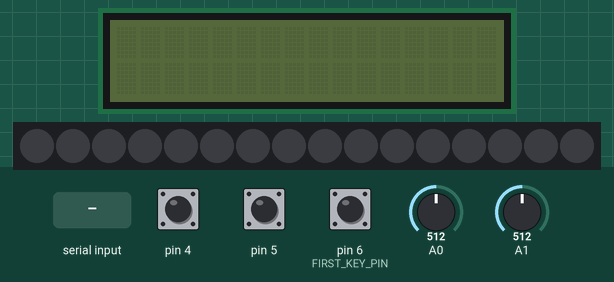
The sketch below on a simulated Arduino Uno, built with avr-gcc and run on an emulated ATmega328P. On the bench: 16×2 character LCD, 16 RGB LEDs in strip order, left to right. Inputs (shaded band) come from the test bench; at power-on: pin 4 HIGH, pin 5 HIGH, pin 6 (FIRST_KEY_PIN) HIGH, A0 = 512, A1 = 512. Dim RGB values are drawn brighter than linear; colours are those a GRB WS2812 strip shows for the declared byte order; what the sketch prints to the serial monitor is not drawn.

Above: at 0.9 s.
1.0 s: "90,45\n" received over Serial
At 2.2 s:
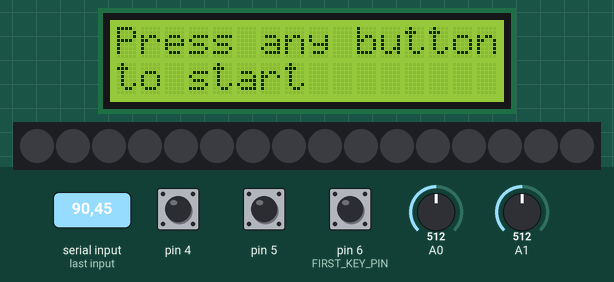
2.5 s: pin 4 pulled LOW for 0.15 s
At 4.2 s:
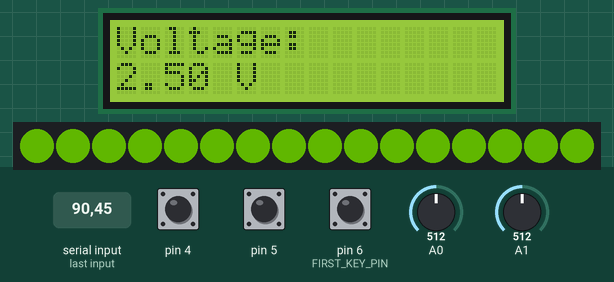
5.5 s: pin 5 pulled LOW for 1 s
At 7.8 s:
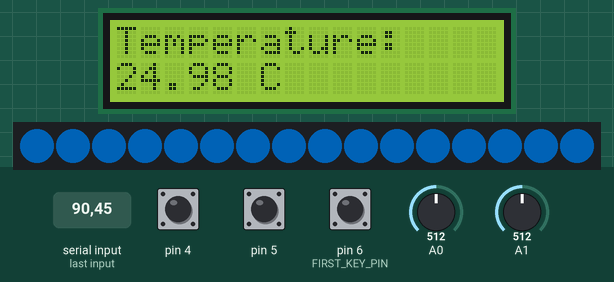
8.5 s: pin 6 (FIRST_KEY_PIN) pulled LOW for 3.2 s
At 12.9 s:
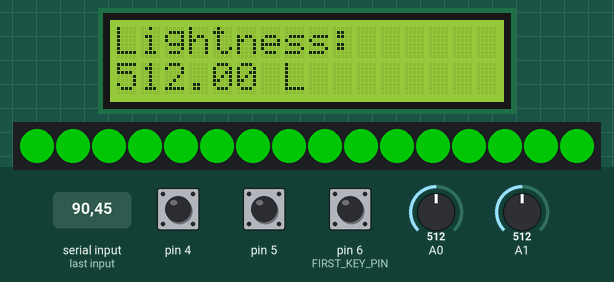
13.2 s: pin 5 pulled LOW for 0.15 s
At 13.25 s:
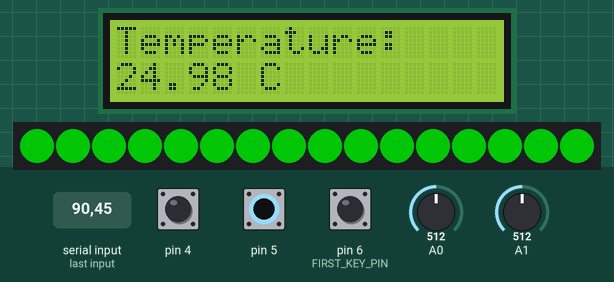
16.2 s: pin 4 pulled LOW for 1 s
At 16.23 s:
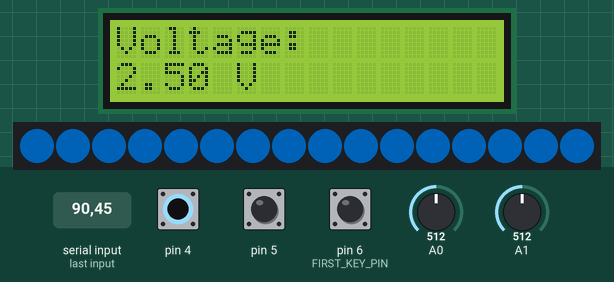

Measured:
- after the input at 1.0 s, the display: changes after 0.07 s (image 1)
- after the input at 2.5 s, the display: first changes at once (image 2 shows a later state)
- after the input at 5.5 s, the display: first changes after 0.05 s (image 3 shows a later state)
- after the input at 8.5 s, the display: first changes at once (image 4 shows a later state)
- after the input at 13.2 s, the display: changes after 0.05 s (image 5)
- after the input at 16.2 s, the display: changes at once (image 6)

The sketch:

Video_scketch.ino
```cpp
#include <LiquidCrystal.h>
#include <math.h>
#include <FastLED.h>

#define FIRST_KEY_PIN 6
#define KEY_COUNT 3
#define NUM_LEDS 16
#define DATA_PIN 7
#define DIODE_DROP 0.7
int LEDS_COUNT = 0;
long unsigned int time_in = 0;
long unsigned int time_in2 = 0;

LiquidCrystal lcd(13, 12, 11, 10, 9, 8);
CRGB leds[NUM_LEDS];
int anim = 0;
void setup() {
 Serial.begin(115200);
 lcd.clear();
 clearLed();
 anim = ReciveIntFromSerial();
 pinMode(4, INPUT_PULLUP);
 pinMode(5, INPUT_PULLUP);
 pinMode(6, INPUT_PULLUP);
 lcd.begin(16, 2);
 lcd.setCursor(0, 0);
 lcd.print("Press any button");
 lcd.setCursor(0, 1);
 lcd.print("to start");
 LEDS.addLeds<WS2812,DATA_PIN,RGB>(leds, NUM_LEDS);
 LEDS.setBrightness(100);
 clearLed();
}

void loop() {
  for (int i = 0; i < KEY_COUNT; ++i){
  int keyPin = i + FIRST_KEY_PIN;
 }
 if(digitalRead(4) == 0){
  double voltage = 0;
  for(register unsigned int i = 0; i < 100; i++){
   voltage += analogRead(A0) * 5.0 / 1023.0;
  }
  voltage /= 100;
  int volts = map(voltage*10, 240, 260, 255, 85);
  Serial.print("Voltage: "); Serial.println(voltage);
  show1screen(voltage, volts);
 }
 if(digitalRead(5) == 0){
  double temperature = 0;
  for(register unsigned int i = 0; i < 100; i++){
   float voltage = analogRead(A0) * 5.0 / 1023.0;
   temperature += 1.0 / (log(voltage / 2.5) / 4300.0 + 1.0 / 298.0) - 273.0;
  }
  temperature /= 100;
  int temp = map(temperature*10, 220, 300, 255, 85);
  Serial.print("Temperature: "); Serial.println(temperature);
  show2screen(temperature, temp);
 }
 if(digitalRead(6) == 0){
  double lightness = 0;
  for(register unsigned int i = 0; i < 100; i++){
   lightness += analogRead(A1);
  }
  lightness /= 100;
  int light = map(lightness, 500, 1023, 255, 85);
  Serial.print("Lightness: "); Serial.println(lightness);
  show3screen(lightness, light);
 }
}

void show1screen(float voltage, int volts){
  lcd.clear();
  lcd.setCursor(0, 0);
  lcd.print("Voltage: ");
  lcd.setCursor(0, 1);
  lcd.print(voltage);    lcd.print(" V");
  if(anim){
    SetStatusBarLed(volts, 16, 50);
  }
  else{
    int a = map(voltage*100, 200, 260, 1, 16);
    SetStatusBarLed(volts, a, 50);
  }
}

void show2screen(float temperature, int temp){
  lcd.clear();
  lcd.setCursor(0, 0);
  lcd.print("Temperature: ");
  lcd.setCursor(0, 1);
  lcd.print(temperature);    lcd.print(" C");
  if(anim){
    SetStatusBarLed(temp, 16, 50);
  }
  else{
    int a = map(temperature*10, 220, 300, 1, 16);
    SetStatusBarLed(temp, a, 50);
  }
}


void show3screen(float lightness, int light){
    lcd.clear();
    lcd.setCursor(0, 0);
    lcd.print("Lightness: ");
    lcd.setCursor(0, 1);
    lcd.print(lightness);    lcd.print(" L");
  if(anim){
    SetStatusBarLed(light, 16, 50);
  }
  else{
    int a = map(lightness, 700, 1000, 1, 16);
    SetStatusBarLed(light, a, 50);
  }
}

void SetStatusBarLed(int color, int Leds, int decay){
  clearLed();
  for(int i = 0; i < Leds; i++){
    leds[i] = CHSV(color, 255, 255);
    delay(decay);
    FastLED.show();
  }
}

void clearLed(){
  for (int i = 0; i < NUM_LEDS; i++) leds [i] = CHSV(0, 0, 0);
}

int ReciveIntFromSerial(){
  while(!Serial.available());
  int tmp = Serial.parseInt();
  if(Serial.read() == "\n");
  return tmp;
}
```
